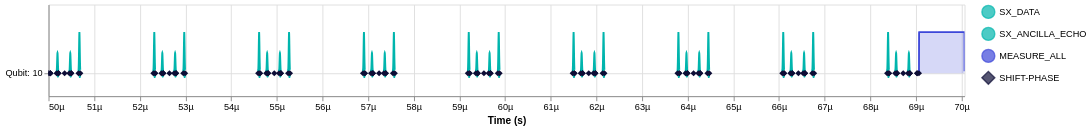

Notebook cell for this chart:
### Markdown cell above
Hide and show predicates are applied in the order they are called on the schedule. So a `show()` after a `hide()` can re-add something to the plot. Additionally, you use predicates for complex hide tasks. You can find documentation on this [here](https://rigetti.github.io/quil-rs/plotting/api/pulse-schedule.html#quil.plotting.schedule.quil.plotting.schedule.PlottableProgramPulseSchedule.PlottableProgramPulseSchedule.hide).

### Code cell
rotated = load_program('rotated-surface-code')

schedule = PlottableProgramPulseSchedule(rotated)
schedule.hide(lambda event: event.qubit != "Qubit: 10") # Hide everything that isn't Qubit 10
schedule.hide(lambda event: "measure" in event.logical_instruction_name.lower()) # Hide the measure instructions
schedule.show(lambda event: "10_readout_tx" in event.frame.name) # But show the readout_tx components
schedule.draw()
